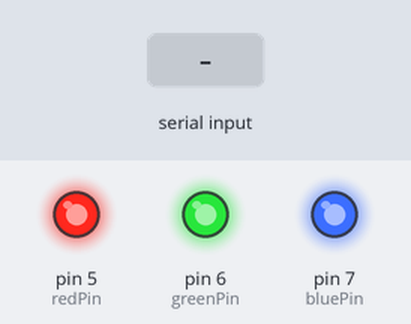
Simulated run of this sketch. Board: Arduino Uno, built with avr-gcc and run on an emulated ATmega328P. Shown: output pins drawn as LEDs (lit = HIGH). Inputs (shaded band) come from the test bench.

Above: at 1.2 s.
1.3 s: "R" received over Serial
At 2.1 s:
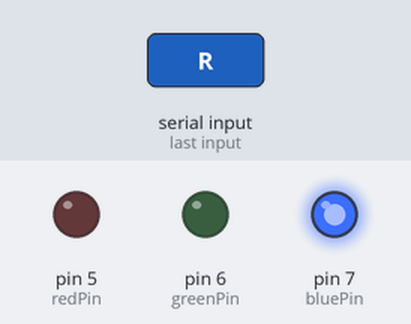
Timing chart, 0 to 7.8 s (numbered marks = the images above; inputs shaded):
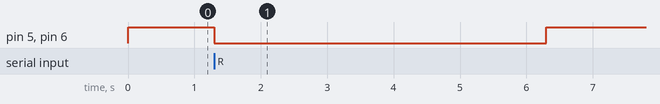

The sketch:

NotTrash.ino
```cpp
int redPin = 5;
int greenPin = 6;
int bluePin = 7;

void setup() {
  Serial.begin(9600); //configure serial to talk to computer
  pinMode(redPin, OUTPUT);
  pinMode(greenPin, OUTPUT);
  pinMode(bluePin, OUTPUT);
  setColor(255, 255, 255);
}

void loop() {
  if (Serial.available() > 0) {
    char in = (char) Serial.read();
    if (in == 'R') {
      setColor(0, 0, 255);
      delay(5000);
    } else if (in == 'O') {
      setColor(0, 255, 0);
      delay(5000);
    } else if (in == 'L') {
      setColor(255, 0, 0);
      delay(5000);
    } else {
      setColor(255, 255, 255);
    }
  }
  setColor(255, 255, 255);


}
void setColor(int redValue, int greenValue, int blueValue) {
  analogWrite(redPin, redValue);
  analogWrite(greenPin, greenValue);
  analogWrite(bluePin, blueValue);
}
```

Measured:
- after the input at 1.3 s, pin 5 (redPin), pin 6 (greenPin): HIGH → LOW at once, → HIGH 5.0 s later
